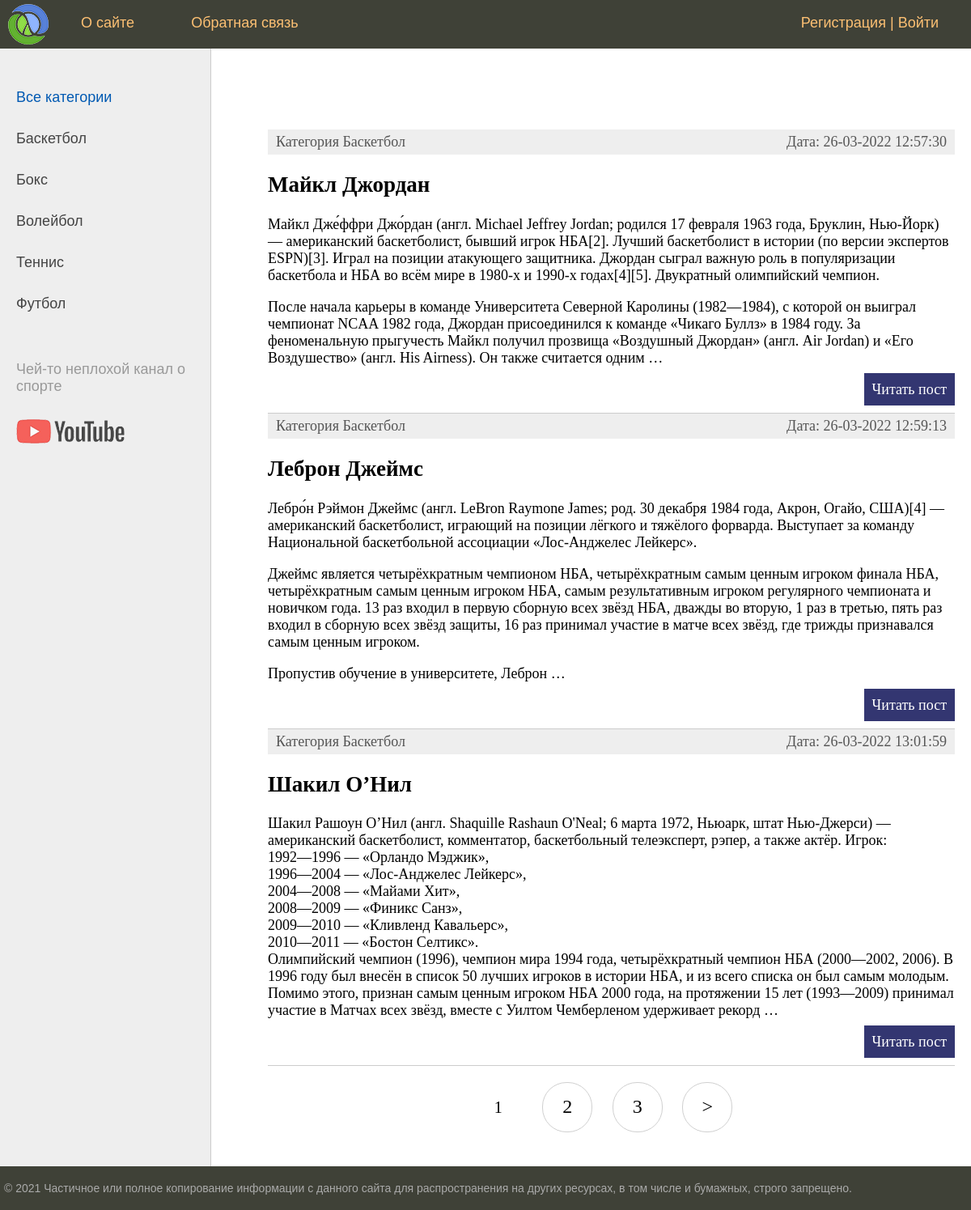
The page / on the database its author committed.
### nbalegends/models.py (models this page shows, shortened)
class Category(models.Model):
    name = models.CharField(max_length=100, db_index=True)
    slug = models.SlugField(max_length=255, unique=True, db_index=True, verbose_name="URL")
    def __str__(self):
        return self.name
    def get_absolute_url(self):
        return reverse('category', kwargs={'cat_slug': self.slug})
    class Meta:
        verbose_name = 'Категории'
        verbose_name_plural = 'Категории'
        ordering = ['id']

class Nbalegends(models.Model):
    title = models.CharField(max_length=255, verbose_name="Заглавие")
    slug = models.SlugField(max_length=255, unique=True, db_index=True, verbose_name="URL")
    content = models.TextField(blank=True, verbose_name="Текст статьи")
    photo = models.ImageField(upload_to='photos/%y/%m/%d', verbose_name="Фото")
    time_create = models.DateTimeField(auto_now_add=True, verbose_name="Время создания")
    time_update= models.DateTimeField(auto_now=True, verbose_name="Время изменения")
    is_published = models.BooleanField(default=True, verbose_name="Публикация")
    cat = models.ForeignKey('Category', on_delete=models.PROTECT, verbose_name="Категории")
    def get_absolute_url(self):
        return reverse('post', kwargs={'post_slug': self.slug})
    class Meta:
        verbose_name = 'Известные игроки'
        verbose_name_plural = 'Известные игроки'
        ordering = ['id']

### nbalegends/views.py (the view)
# urls.py: path('', NbalegendsHome.as_view(), name='home'),
class NbalegendsHome(DataMixin, ListView):
    model = Nbalegends
    template_name = 'nbalegends/index.html'
    context_object_name = 'posts'
    def get_context_data(self, *, object_list=None, **kwargs):
        context = super().get_context_data(**kwargs)
        c_def = self.get_user_context(title="Главная страница")
        return dict(list(context.items()) + list(c_def.items()))
    def get_queryset(self):
        return Nbalegends.objects.filter(is_published=True).select_related('cat')

### nbalegends/utils.py (called while the page is built)
    def get_user_context(self, **kwargs):
        context = kwargs
        cats = Category.objects.annotate(Count('nbalegends'))
        user_menu = menu.copy()
        if not self.request.user.is_authenticated:
            user_menu.pop(1)
        context['menu'] = user_menu
        context['cats'] = cats
        if 'cat_selected' not in context:
            context['cat_selected'] = 0
        return context

### nbalegends/templates/nbalegends/index.html (shortened to what this page needs)
{% extends 'nbalegends/base.html' %}
{% block content %}
<ul class="list-articles">
	{% for p in posts %}
	<li><div class="article-panel">
		<p class="first">Категория {{p.cat}}</p>
		<p class="last">Дата: {{p.time_update|date:"d-m-Y H:i:s"}}</p>
		</div>
		<h2>{{p.title}}</h2>
		{% autoescape on %}
		{{p.content|linebreaks|truncatewords:100}}
		{% endautoescape %}
		<p class="link-read-post"><a href="{{ p.get_absolute_url }}">Читать пост</a></p>
	</li>
	{% endfor %}
</ul>
{% endblock %}

### nbalegends/templates/nbalegends/base.html (shortened to what this page needs)
{% load static %}
{% load nbalegends_tags %}
<!DOCTYPE html>
<html lang="en">
<head>
    <link type="text/css" rel="stylesheet" href="{% static 'nbalegends/css/style.css' %}"/>
</head>
<body>
<table class="table-page" border=0 cellpadding="0" cellspacing="0">
    <tr>
        <td valign=top>
            {% block mainmenu %}
            <div class="header">
                <ul id="mainmenu" class="mainmenu">
                    <li class="logo"><a href="{% url 'home' %}">
                        <div class="logo"></div>
                    </a></li>
                    {% for m in menu %}
                    <li><a href="{% url m.url_name %}">{{m.title}}</a></li>
                    {% endfor %}
                    {% if request.user.is_authenticated %}
                    <li class="last">{{user.username}} | <a href="{% url 'logout' %}">Выйти</a></li>
                    {% else %}
                    <li class="last"><a href="{% url 'register' %}">Регистрация</a> | <a href="{% url 'login' %}">Войти</a></li>
                    {% endif %}
                </ul>
            </div>
            {% endblock mainmenu %}
            <table class="table-content" border=0 cellpadding="0" cellspacing="0">
                <tr>
                    <td valign="top" class="left-chapters">
                        <ul id="leftchapters">
                            {% if cat_selected == 0 %}
                            <li class="selected">Все категории</li>
                            {% else %}
                            <li><a href="{% url 'home' %}">Все категории</a></li>
                            {% endif %}
                            {% for c in cats %}
                            {% if c.nbalegends__count > 0 %}
                            {% if c.pk == cat_selected %}
                            <li class="selected">{{c.name}}</li>
                            {% else %}
                            <li><a href="{{c.get_absolute_url}}">{{c.name}}</a></li>
                            {% endif %}
                            {% endif %}
                            {% endfor %}
                            <li class="share">
                                <p>Чей-то неплохой канал о спорте</p>
                                <a class="share-yt" href="https://www.youtube.com/c/thefumble" target="_blank"
                                   rel="nofollow"></a>
                            </li>
                        </ul>
                    </td>
                    <td valign="top" class="content">
                        <div class="content-text">
                            {% block content %}
                            {% endblock %}
                            {% if page_obj.has_other_pages %}
                            <nav class="list-pages">
                                <ul>
                                    {% for p in paginator.page_range %}
                                    {% if page_obj.number == p %}
                                    <li class="page-num page-num-selected">{{p}}</li>
                                    {% elif p >= page_obj.number|add:-2 and p <= page_obj.number|add:2 %}
                                    <li class="page-num">
                                        <a href="?page={{p}}">{{p}}</a>
                                    </li>
                                    {% endif %}
                                    {% endfor %}
                                    {% if page_obj.has_next %}
                                    <li class="page-num">
                                        <a href="?page={{ page_obj.next_page_number }}">&gt;</a>
                                    </li>
                                    {% endif %}
                                </ul>
                            </nav>
                            {% endif %}
                        </div>
                    </td>
                </tr>
            </table>
        </td>
    </tr>
    <tr>
        <td valign=top>
            <div id="footer">
                <p>&copy; 2021 Частичное или полное копирование информации с данного сайта для распространения на других
                    ресурсах, в том числе и бумажных, строго запрещено.</p>
            </div>
        </td>
    </tr>
</table>
</body>
</html>

### nbalegends/static/nbalegends/css/style.css (style rules this page uses)
html, body { font-family: 'Arial'; margin: 0; padding: 0; height: 100%; width: 100%; color: #444; }
a { color: #0059b2; text-decoration: none; }
p.link-read-post { text-align: right; }
p.link-read-post a { padding: 10px; min-width: 100px; background: #333671; color: #fff; text-decoration: none; }
div.article-panel { background: #eee; padding: 5px 10px 5px 10px; box-sizing: border-box; overflow: hidden; color: #555; }
div.article-panel p.first { margin: 0; float: left; }
div.article-panel p.last { margin: 0; float: right; }
ul.list-articles { list-style: none; margin: 0; padding: 0; }
ul.list-articles li { border-bottom: 1px solid #ccc; }
.table-page { width: 100%; height: 100%; vertical-align: top; }
.table-page tr { height: 100%; }
.header { background: #3F4137; height: 60px; }
.logo { background: url('../images/logo.png') no-repeat 10px 5px; width: 70px; height: 60px; }
ul.mainmenu { list-style: none; margin: 0; padding: 0; height: 60px; color: #fdc073; font-size: 18px; overflow: hidden; }
ul.mainmenu li { float: left; margin: 18px 40px 0 30px; }
ul.mainmenu li.logo { margin: 0; }
ul.mainmenu li.last { float: right; }
ul.mainmenu li a { color: #fdc073; text-decoration: none; }
.table-content { width: 100%; min-height: 100%; height: 100%; }
.left-chapters { margin: 0; background: #eee; border-right: 1px solid #ccc; min-height: 100%; }
.left-chapters ul { width: 230px; min-height: 100%; margin: 0; padding: 20px 10px 10px 20px; list-style: none; font-size: 18px; }
.left-chapters ul li { margin: 30px 0 0 0; color: #999; }
.left-chapters ul li.selected { color: #0059b2; }
.left-chapters ul li a { color: #444; text-decoration: none; }
.left-chapters ul li.share { margin: 60px 0 0 0; }
.left-chapters ul li.share p { margin: 30px 0 30px 0; }
.left-chapters ul li.share a { display: inline-block; width: 40px; height: 40px; margin: 0 20px 0 0; }
.left-chapters ul li.share a.share-yt { width: 100%; height: 30px; background: url('../images/share_yt.png') no-repeat 0 0 }
.content { padding: 40px 20px 20px 40px; width: 100%; box-sizing: border-box; }
.content-text { margin: 60px 0 0 30px; color: #000; font-size: 18px; font-family: Yandex Sans Display Light; }
#footer { box-sizing: border-box; background: #3F4137; padding: 5px; color: #aaa; font-size: 14px; font-family: Verdana, Geneva, Arial, Helvetica; text-align: left; overflow: hidden; }
.list-pages { text-align: center; margin: 0 0 20px 0; }
.list-pages ul { margin: 20px 0 0 0; padding: 0; list-style: none; }
.list-pages ul li { display: inline-block; margin: 0 20px 0 0; }
.list-pages a { color: #000; font-size: 24px; text-decoration: none; }
.list-pages .page-num, .page-num-selected { display: inline-block; width: 60px; height: 44px; padding: 16px 0 0 0; border: 1px solid #d0d0d0; border-radius: 30px; }
.list-pages .page-num-selected { border: none; color: #000; font-size: 20px; }

### rows shown on the page
Category: name "Баскетбол"
Category: name "Бокс"
Category: name "Волейбол"
Category: name "Теннис"
Category: name "Футбол"
Nbalegends: cat "Баскетбол", time_update "26-03-2022 12:57:30", title "Майкл Джордан", content "Майкл Дже́ффри Джо́рдан (англ. Michael Jeffrey Jordan; родился 17 февраля 1963 года, Бруклин, Нью-Йорк) — американский баскетболист, бывший игрок НБА[2]. Лучший баскетболист в истории (по версии экспертов ESPN)[3]. Играл на позиции атакующего защитника. Джордан сыграл важную роль в популяризации баскетбола и НБА во всём мире в 1980-х и 1990-х годах[4][5]. Двукратный олимпийский чемпион. После начала карьеры в команде Университета Северной Каролины (1982—1984), с которой он выиграл чемпионат NCAA 1982 года, Джордан присоединился к команде «Чикаго Буллз» в 1984 году. За феноменальную прыгучесть Майкл получил прозвища «Воздушный Джордан» (англ. Air Jordan) и «Его Воздушество» (англ. His…"
Nbalegends: cat "Баскетбол", time_update "26-03-2022 12:59:13", title "Леброн Джеймс", content "Лебро́н Рэймон Джеймс (англ. LeBron Raymone James; род. 30 декабря 1984 года, Акрон, Огайо, США)[4] — американский баскетболист, играющий на позиции лёгкого и тяжёлого форварда. Выступает за команду Национальной баскетбольной ассоциации «Лос-Анджелес Лейкерс». Джеймс является четырёхкратным чемпионом НБА, четырёхкратным самым ценным игроком финала НБА, четырёхкратным самым ценным игроком НБА, самым результативным игроком регулярного чемпионата и новичком года. 13 раз входил в первую сборную всех звёзд НБА, дважды во вторую, 1 раз в третью, пять раз входил в сборную всех звёзд защиты, 16 раз принимал участие в матче всех звёзд, где трижды признавался самым ценным игроком. Пропустив обучение…"
Nbalegends: cat "Баскетбол", time_update "26-03-2022 13:01:59", title "Шакил О’Нил", content "Шакил Рашоун О’Нил (англ. Shaquille Rashaun O'Neal; 6 марта 1972, Ньюарк, штат Нью-Джерси) — американский баскетболист, комментатор, баскетбольный телеэксперт, рэпер, а также актёр. Игрок: 1992—1996 — «Орландо Мэджик», 1996—2004 — «Лос-Анджелес Лейкерс», 2004—2008 — «Майами Хит», 2008—2009 — «Финикс Санз», 2009—2010 — «Кливленд Кавальерс», 2010—2011 — «Бостон Селтикс». Олимпийский чемпион (1996), чемпион мира 1994 года, четырёхкратный чемпион НБА (2000—2002, 2006). В 1996 году был внесён в список 50 лучших игроков в истории НБА, и из всего списка он был самым молодым. Помимо этого, признан самым ценным игроком НБА 2000 года, на протяжении 15 лет (1993—2009) принимал участие в Матчах всех…"

### other values the page prints
{{ m.title }} "О сайте" "Обратная связь"
{{ p }} "1"
{{ p }} "2" "3"
